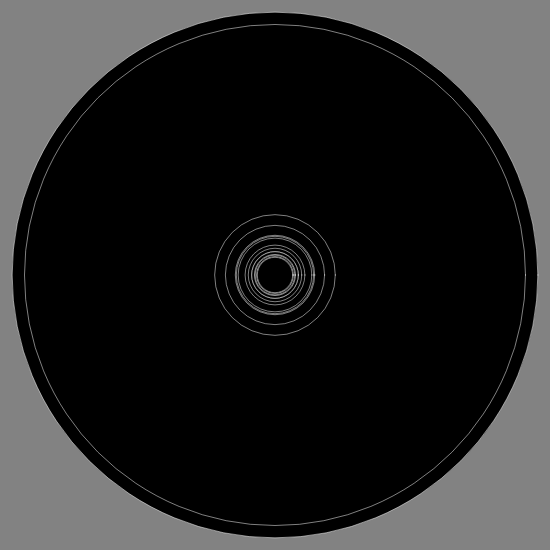
Frame 1 (no input)
Frame 60 (no input): identical to frame 1, image omitted
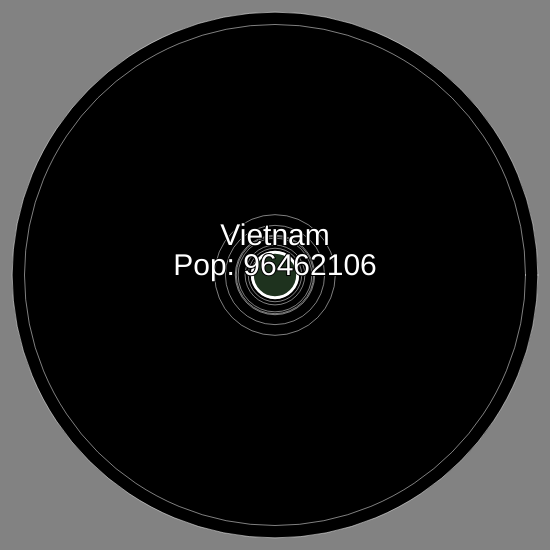
Frame 120 (the mouse pressed at the canvas centre since frame 60)

The p5.js sketch that drew these frames (run headless with seeded random() and noise() and a simulated clock; from frame 60 on, the mouse is pressed at the canvas centre):

// p5.js sketch
// ── sketch.js
var Pop = [1433783.686, 1366417.754, 329064.917, 270625.568, 216565.318, 211049.527, 200963.599, 163046.161, 145872.256, 127575.529, 126860.301, 112078.73, 108116.615, 100388.073, 96462.106];
var Name = ['China', 'India', 'United States', 'Indonesia', 'Pakistan', 'Brazil', 'Nigeria', 'Bangladesh', 'Russia', 'Mexico', 'Japan', 'Ethiopia', 'Philippines', 'Egypt', 'Vietnam'];
var interactID = null;
var centerDist = null;

function setup() {
  createCanvas(550, 550);
}

function draw() {
  background(130);
  checkDist();
  strokeWeight(0.5);
  fill(0);
  stroke(255);
  for (i = 0; i < 15; i++) {
    let rad = map(Pop[i], 0, 1500000, 0, width);
    if (i == interactID) {
      strokeWeight(3);
      fill(30, 50, 30);
      ellipse(width / 2, height / 2, rad + 10);
    } else {
      strokeWeight(0.5);
      ellipse(width / 2, height / 2, rad);
    }
  }
  if(interactID != null) {
    strokeWeight(2);
    fill(255);
    stroke(0);
    textSize(30);
    textAlign(CENTER);
    text(Name[interactID], mouseX, mouseY - 30);
    text("Pop: " + (Pop[interactID] * 1000), mouseX, mouseY);
  }
}

function checkDist() {
  centerDist = dist(width / 2, height / 2, mouseX, mouseY);
  interactID = null;
  for (let i = 0; i < 15; i++) {
    if (centerDist <= map(Pop[i], 0, 1500000, 0, width / 2)) {
      interactID = i;
    }
  }
}
